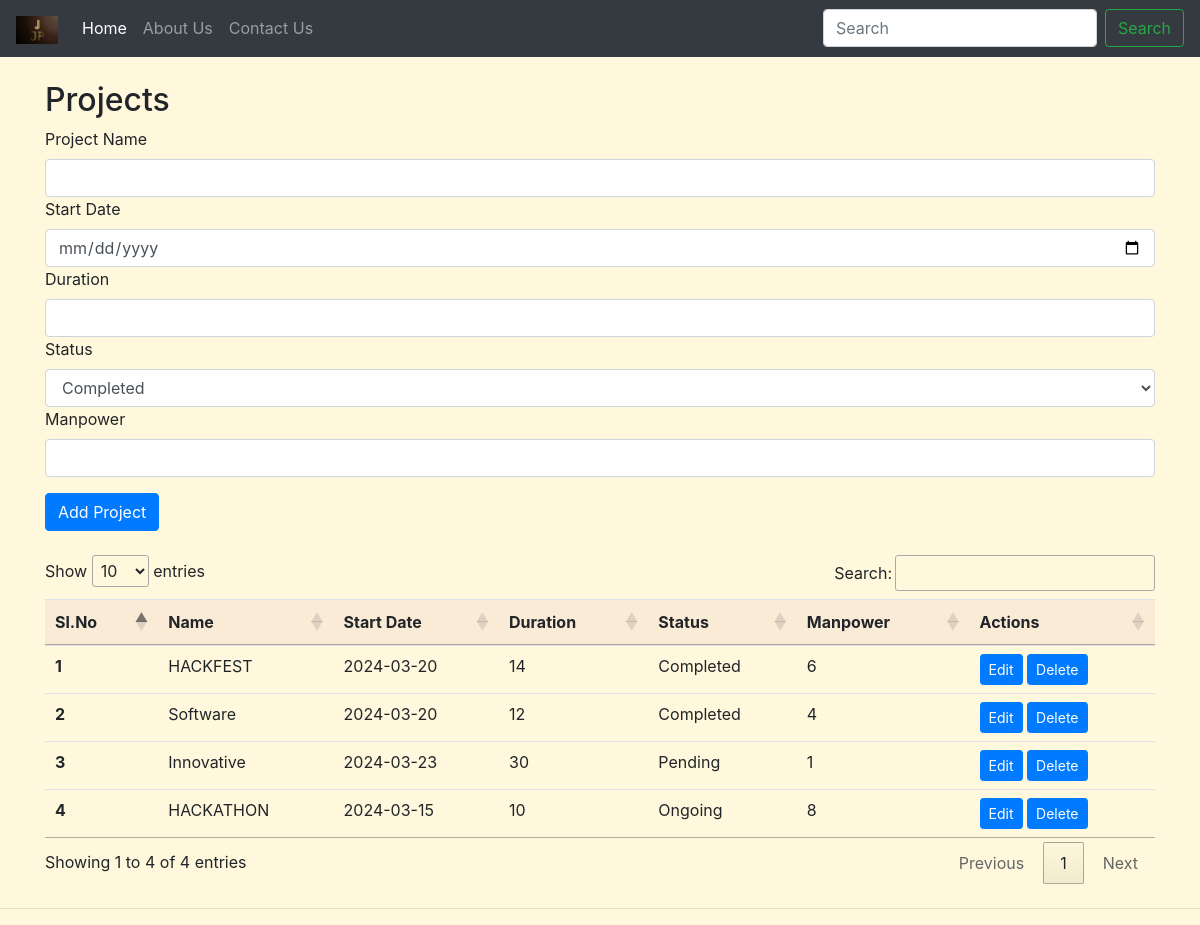
Screenshot of /Projects.php with the database file from the repository.
### tables this page shows
CREATE TABLE `projects` (
  `sno` int(11) NOT NULL,
  `pname` varchar(100) NOT NULL,
  `start` date NOT NULL,
  `duration` int(255) NOT NULL,
  `status` enum('Completed','Pending','Ongoing') NOT NULL,
  `emp` int(255) NOT NULL
);

### Projects.php (the view, shortened to what this page needs)
<?php
include('admindb.php');
?>
<!doctype html>
<html lang="en">
<head>
  <link rel="stylesheet" href="https://stackpath.bootstrapcdn.com/bootstrap/4.4.1/css/bootstrap.min.css"
>
  <link rel="stylesheet" href="//cdn.datatables.net/1.10.20/css/jquery.dataTables.min.css">
</head>
<body>
  <nav class="navbar navbar-expand-lg navbar-dark bg-dark">
    <a class="navbar-brand" href="#"><img src="images/logo.png" height="28px" alt=""></a>
    <div class="collapse navbar-collapse" id="navbarSupportedContent">
      <ul class="navbar-nav mr-auto">
        <li class="nav-item active">
          <a class="nav-link" href="index.php">Home <span class="sr-only">(current)</span></a>
        </li>
        <li class="nav-item">
          <a class="nav-link" href="#">About Us</a>
        </li>
        <li class="nav-item">
          <a class="nav-link" href="#">Contact Us</a>
        </li>
      </ul>
      <form class="form-inline my-2 my-lg-0">
        <input class="form-control mr-sm-2" type="search" placeholder="Search" aria-label="Search">
        <button class="btn btn-outline-success my-2 my-sm-0" type="submit">Search</button>
      </form>
    </div>
  </nav>
  <div class="container my-4">
    <h2>Projects</h2>
    <form action="Projects.php" method="POST">
      <div class="form-group">
        <label for="name">Project Name</label>
        <input type="text" class="form-control" id="nameEdit" name="nameEdit" aria-describedby="emailHelp">
        <label for="date">Start Date</label>
        <input type="date" class="form-control" id="dateEdit" name="dateEdit" aria-describedby="emailHelp">
        <label for="dur">Duration</label>
        <input type="number" class="form-control" id="durEdit" name="durEdit" aria-describedby="emailHelp">
        <label for="stat">Status</label>
        <select class="form-control" id="statEdit" name="statEdit" aria-describedby="emailHelp">
        <option value="Completed">Completed</option>
        </select>
        <label for="empnum">Manpower</label>
        <input type="number" class="form-control" id="empnumEdit" name="empnumEdit" aria-describedby="emailHelp">
      </div>
      <button type="submit" class="btn btn-primary">Add Project</button>
    </form>
  </div>
  <div class="container my-4">
    <table class="table" id="myTable">
      <thead>
        <tr>
          <th scope="col">Sl.No</th>
          <th scope="col">Name</th>
          <th scope="col">Start Date</th>
          <th scope="col">Duration</th>
          <th scope="col">Status</th>
          <th scope="col">Manpower</th>
          <th scope="col">Actions</th>
        </tr>
      </thead>
      <tbody>
        <?php
          $sql = "SELECT * FROM `projects`";
          $result = mysqli_query($conn, $sql);
          $sno = 0;
          while($row = mysqli_fetch_assoc($result)){
            $sno = $sno + 1;
            echo "<tr>
            <th scope='row'>". $sno . "</th>
            <td>". $row['pname'] . "</td>
            <td>". $row['start'] . "</td>
            <td>". $row['duration'] . "</td>
            <td>". $row['status'] . "</td>
            <td>". $row['emp'] . "</td>
            <td> <button class='edit btn btn-sm btn-primary' id=".$row['sno'].">Edit</button> <button class='delete btn btn-sm btn-primary' id=d".$row['sno'].">Delete</button>  </td>
          </tr>";
        }
          ?>
      </tbody>
    </table>
  </div>
  <hr>
</body>
</html>

### Projects.php (style rules this page uses)
body { background-color:cornsilk; }
table tr { background-color:antiquewhite; }

### rows the page displays
projects: pname "HACKFEST", start "2024-03-20", duration "14", status "Completed", emp "6"
projects: pname "Software", start "2024-03-20", duration "12", status "Completed", emp "4"
projects: pname "Innovative", start "2024-03-23", duration "30", status "Pending", emp "1"
projects: pname "HACKATHON", start "2024-03-15", duration "10", status "Ongoing", emp "8"
